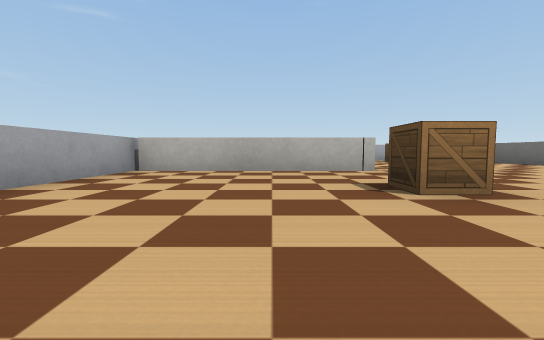
View 1 (above)

16 first-person views from a walk through a robot-simulator world made for Webots. The camera is 0.18 m above the floor, tilts 4° down and sees 90° across. The floor is counted in squares, 0.5 m on a side. Each view is taken from the middle of a square. On the plan, view 1 faces up. The plan holds only what a view shows up to about 9 squares ahead; the rest is blank. The robots in the file are not drawn. Webots' stock objects and surfaces are drawn as simple stand-ins.

View 2
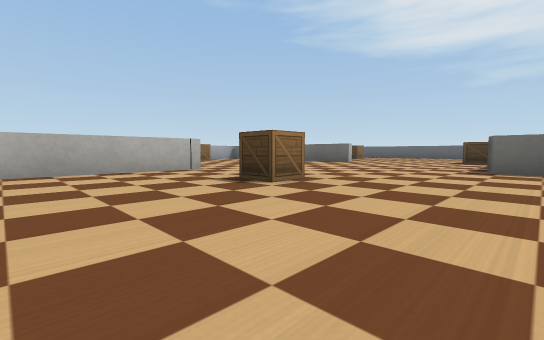

View 3
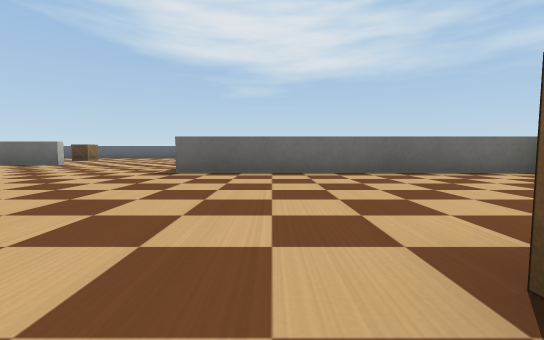

View 4
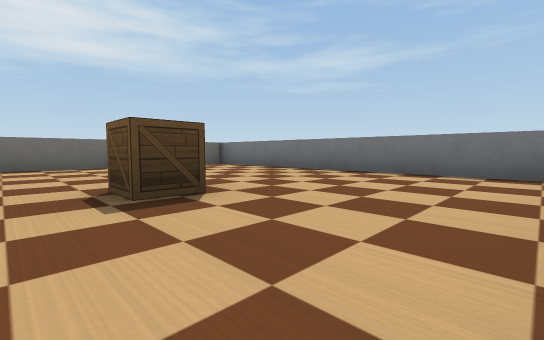

View 5
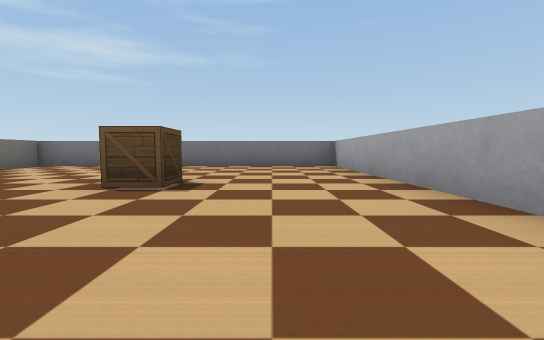

View 6
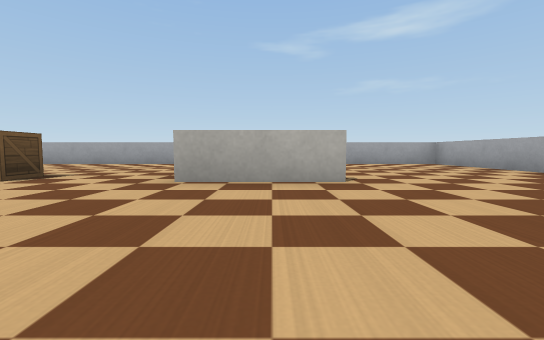

View 7
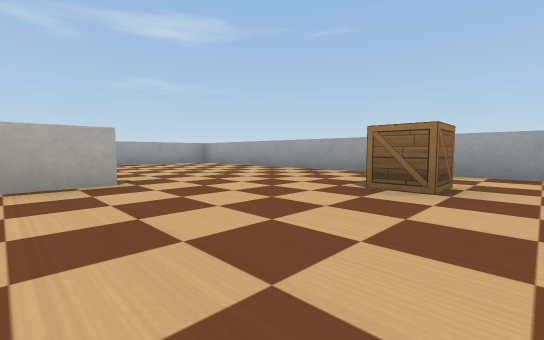

View 8
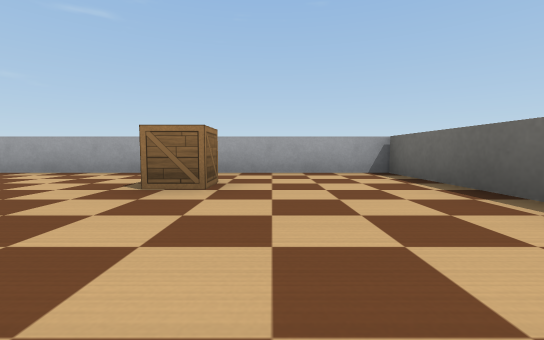

View 9
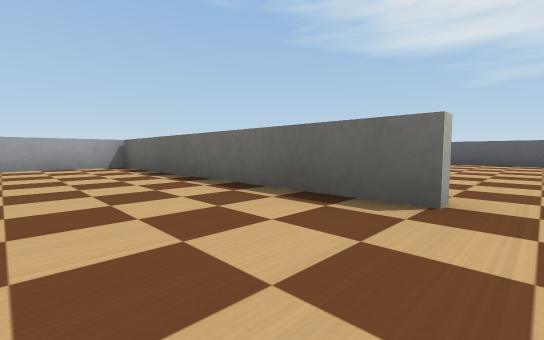

View 10
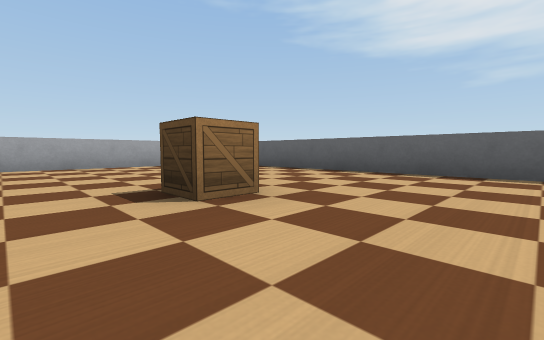

View 11
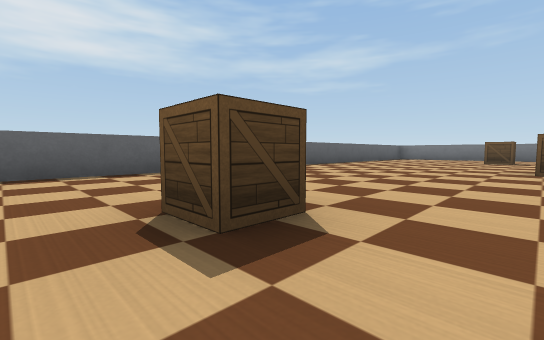

View 12
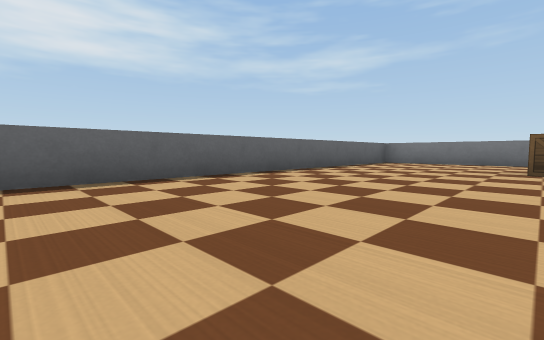

View 13
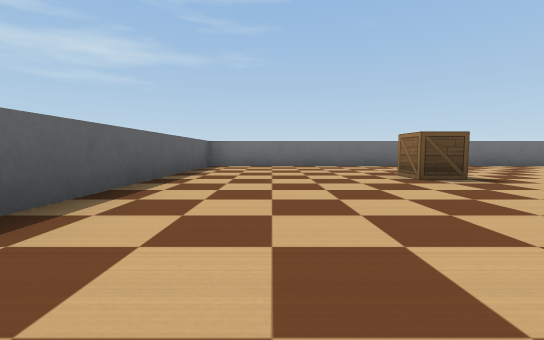

View 14
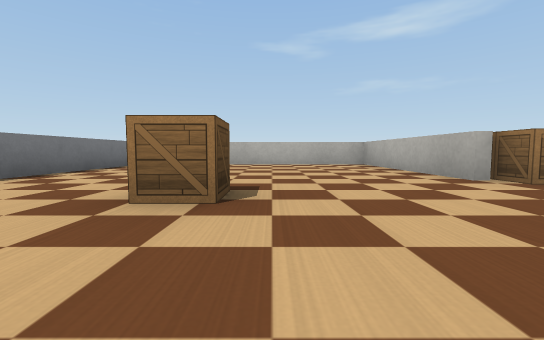

View 15
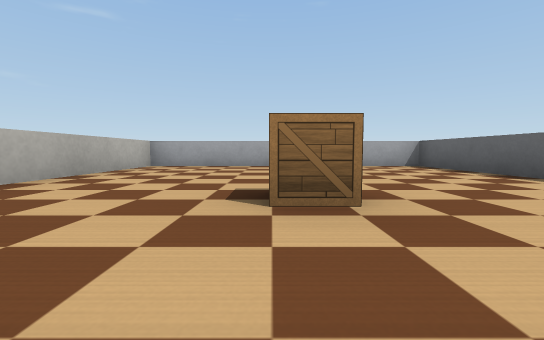

View 16
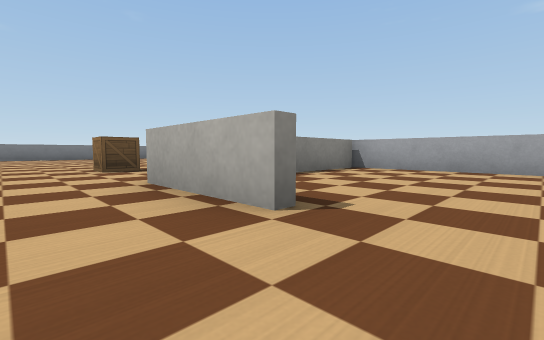

### Floor plan
Points are (right, up) in squares from view 1. A wall is a line through its corners. A room is listed if a view was taken in it or the views show most of it. See-through windows are left out.
Room 1 (views 1, 2, 3, 4, 5, 6, 7, 8, 9, 10, 11, 12, 13, 14, 15, 16)
walls: (7.6, 0.5) (4.7, 0.5) (4.7, -3.1); (6.9, 4.4) (6.9, 10.5); (1.8, 6.9) (1.8, 4.9) (-2.4, 4.9); (4.5, -5.5) (4.5, 0.6); (7.1, 10.5) (7.1, 6.8); (-2.4, 5.1) (-0.5, 5.1); (13.5, -5.5) (13.5, 10.5) (-2.5, 10.5) (-2.5, -5.5) (13.5, -5.5)
objects: wooden box (0, -2); wooden box (1, 2) to (2, 3); wooden box (4, 9); wooden box (8, 1) to (9, 1); wooden box (10, -3); wooden box (10, 6)

Positions as (right, up) in squares from view 1, and headings:
1: (0, 0), facing up
2: (-1, 0), facing up-right
3: (0, -1), facing right
4: (-2, -1), facing down-right
5: (-1, 1), facing down
6: (5, 6), facing left
7: (5, 6), facing up-left
8: (5, 6), facing up
9: (5, 4), facing up-right
10: (9, 4), facing up-right
11: (9, 7), facing down-right
12: (10, 3), facing down-right
13: (12, 1), facing down
14: (12, -2), facing left
15: (10, 4), facing up
16: (3, 8), facing down-left
